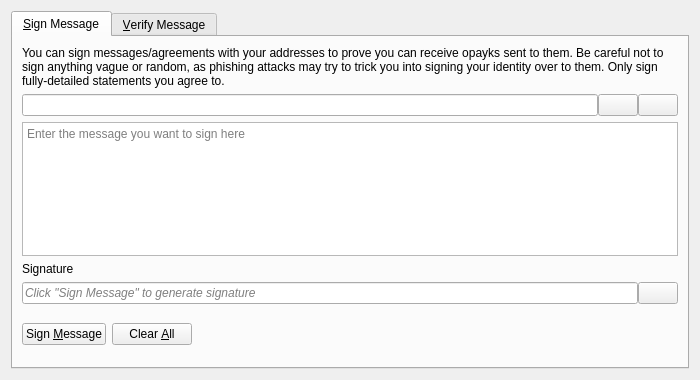
<?xml version="1.0" encoding="UTF-8"?>
<ui version="4.0">
 <class>SignVerifyMessageDialog</class>
 <widget class="QDialog" name="SignVerifyMessageDialog">
  <property name="geometry">
   <rect>
    <x>0</x>
    <y>0</y>
    <width>700</width>
    <height>380</height>
   </rect>
  </property>
  <property name="windowTitle">
   <string>Signatures - Sign / Verify a Message</string>
  </property>
  <property name="modal">
   <bool>true</bool>
  </property>
  <layout class="QVBoxLayout" name="verticalLayout">
   <item>
    <widget class="QTabWidget" name="tabWidget">
     <property name="currentIndex">
      <number>0</number>
     </property>
     <widget class="QWidget" name="tabSignMessage">
      <attribute name="title">
       <string>&amp;Sign Message</string>
      </attribute>
      <layout class="QVBoxLayout" name="verticalLayout_SM">
       <item>
        <widget class="QLabel" name="infoLabel_SM">
         <property name="text">
          <string>You can sign messages/agreements with your addresses to prove you can receive opayks sent to them. Be careful not to sign anything vague or random, as phishing attacks may try to trick you into signing your identity over to them. Only sign fully-detailed statements you agree to.</string>
         </property>
         <property name="textFormat">
          <enum>Qt::PlainText</enum>
         </property>
         <property name="wordWrap">
          <bool>true</bool>
         </property>
        </widget>
       </item>
       <item>
        <layout class="QHBoxLayout" name="horizontalLayout_1_SM">
         <property name="spacing">
          <number>0</number>
         </property>
         <item>
          <widget class="QValidatedLineEdit" name="addressIn_SM">
           <property name="toolTip">
            <string>The OpayK address to sign the message with</string>
           </property>
          </widget>
         </item>
         <item>
          <widget class="QPushButton" name="addressBookButton_SM">
           <property name="toolTip">
            <string>Choose previously used address</string>
           </property>
           <property name="text">
            <string/>
           </property>
           <property name="icon">
            <iconset resource="../bitcoin.qrc">
             <normaloff>:/icons/address-book</normaloff>:/icons/address-book</iconset>
           </property>
           <property name="shortcut">
            <string>Alt+A</string>
           </property>
           <property name="autoDefault">
            <bool>false</bool>
           </property>
          </widget>
         </item>
         <item>
          <widget class="QPushButton" name="pasteButton_SM">
           <property name="toolTip">
            <string>Paste address from clipboard</string>
           </property>
           <property name="text">
            <string/>
           </property>
           <property name="icon">
            <iconset resource="../bitcoin.qrc">
             <normaloff>:/icons/editpaste</normaloff>:/icons/editpaste</iconset>
           </property>
           <property name="shortcut">
            <string>Alt+P</string>
           </property>
           <property name="autoDefault">
            <bool>false</bool>
           </property>
          </widget>
         </item>
        </layout>
       </item>
       <item>
        <widget class="QPlainTextEdit" name="messageIn_SM">
         <property name="toolTip">
          <string>Enter the message you want to sign here</string>
         </property>
         <property name="placeholderText">
          <string>Enter the message you want to sign here</string>
         </property>
        </widget>
       </item>
       <item>
        <widget class="QLabel" name="signatureLabel_SM">
         <property name="text">
          <string>Signature</string>
         </property>
         <property name="textFormat">
          <enum>Qt::PlainText</enum>
         </property>
        </widget>
       </item>
       <item>
        <layout class="QHBoxLayout" name="horizontalLayout_2_SM">
         <property name="spacing">
          <number>0</number>
         </property>
         <item>
          <widget class="QLineEdit" name="signatureOut_SM">
           <property name="placeholderText">
            <string>Click "Sign Message" to generate signature</string>
           </property>
           <property name="font">
            <font>
             <italic>true</italic>
            </font>
           </property>
           <property name="readOnly">
            <bool>true</bool>
           </property>
          </widget>
         </item>
         <item>
          <widget class="QPushButton" name="copySignatureButton_SM">
           <property name="toolTip">
            <string>Copy the current signature to the system clipboard</string>
           </property>
           <property name="text">
            <string/>
           </property>
           <property name="icon">
            <iconset resource="../bitcoin.qrc">
             <normaloff>:/icons/editcopy</normaloff>:/icons/editcopy</iconset>
           </property>
           <property name="autoDefault">
            <bool>false</bool>
           </property>
          </widget>
         </item>
        </layout>
       </item>
       <item>
        <layout class="QHBoxLayout" name="horizontalLayout_3_SM">
         <item>
          <widget class="QPushButton" name="signMessageButton_SM">
           <property name="toolTip">
            <string>Sign the message to prove you own this OpayK address</string>
           </property>
           <property name="text">
            <string>Sign &amp;Message</string>
           </property>
           <property name="icon">
            <iconset resource="../bitcoin.qrc">
             <normaloff>:/icons/edit</normaloff>:/icons/edit</iconset>
           </property>
           <property name="autoDefault">
            <bool>false</bool>
           </property>
          </widget>
         </item>
         <item>
          <widget class="QPushButton" name="clearButton_SM">
           <property name="toolTip">
            <string>Reset all sign message fields</string>
           </property>
           <property name="text">
            <string>Clear &amp;All</string>
           </property>
           <property name="icon">
            <iconset resource="../bitcoin.qrc">
             <normaloff>:/icons/remove</normaloff>:/icons/remove</iconset>
           </property>
           <property name="autoDefault">
            <bool>false</bool>
           </property>
          </widget>
         </item>
         <item>
          <spacer name="horizontalSpacer_1_SM">
           <property name="orientation">
            <enum>Qt::Horizontal</enum>
           </property>
           <property name="sizeHint" stdset="0">
            <size>
             <width>40</width>
             <height>48</height>
            </size>
           </property>
          </spacer>
         </item>
         <item>
          <widget class="QLabel" name="statusLabel_SM">
           <property name="font">
            <font>
             <weight>75</weight>
             <bold>true</bold>
            </font>
           </property>
           <property name="text">
            <string/>
           </property>
           <property name="wordWrap">
            <bool>true</bool>
           </property>
          </widget>
         </item>
         <item>
          <spacer name="horizontalSpacer_2_SM">
           <property name="orientation">
            <enum>Qt::Horizontal</enum>
           </property>
           <property name="sizeHint" stdset="0">
            <size>
             <width>40</width>
             <height>48</height>
            </size>
           </property>
          </spacer>
         </item>
        </layout>
       </item>
      </layout>
     </widget>
     <widget class="QWidget" name="tabVerifyMessage">
      <attribute name="title">
       <string>&amp;Verify Message</string>
      </attribute>
      <layout class="QVBoxLayout" name="verticalLayout_VM">
       <item>
        <widget class="QLabel" name="infoLabel_VM">
         <property name="text">
          <string>Enter the receiver's address, message (ensure you copy line breaks, spaces, tabs, etc. exactly) and signature below to verify the message. Be careful not to read more into the signature than what is in the signed message itself, to avoid being tricked by a man-in-the-middle attack. Note that this only proves the signing party receives with the address, it cannot prove sendership of any transaction!</string>
         </property>
         <property name="textFormat">
          <enum>Qt::PlainText</enum>
         </property>
         <property name="alignment">
          <set>Qt::AlignLeading|Qt::AlignLeft|Qt::AlignTop</set>
         </property>
         <property name="wordWrap">
          <bool>true</bool>
         </property>
        </widget>
       </item>
       <item>
        <layout class="QHBoxLayout" name="horizontalLayout_1_VM">
         <property name="spacing">
          <number>0</number>
         </property>
         <item>
          <widget class="QValidatedLineEdit" name="addressIn_VM">
           <property name="toolTip">
            <string>The OpayK address the message was signed with</string>
           </property>
          </widget>
         </item>
         <item>
          <widget class="QPushButton" name="addressBookButton_VM">
           <property name="toolTip">
            <string>Choose previously used address</string>
           </property>
           <property name="text">
            <string/>
           </property>
           <property name="icon">
            <iconset resource="../bitcoin.qrc">
             <normaloff>:/icons/address-book</normaloff>:/icons/address-book</iconset>
           </property>
           <property name="shortcut">
            <string>Alt+A</string>
           </property>
           <property name="autoDefault">
            <bool>false</bool>
           </property>
          </widget>
         </item>
        </layout>
       </item>
       <item>
        <widget class="QPlainTextEdit" name="messageIn_VM">
          <property name="toolTip">
            <string>The signed message to verify</string>
          </property>
          <property name="placeholderText">
            <string>The signed message to verify</string>
          </property>
        </widget>
       </item>
       <item>
        <widget class="QValidatedLineEdit" name="signatureIn_VM">
          <property name="toolTip">
            <string>The signature given when the message was signed</string>
          </property>
          <property name="placeholderText">
            <string>The signature given when the message was signed</string>
          </property>
        </widget>
       </item>
       <item>
        <layout class="QHBoxLayout" name="horizontalLayout_2_VM">
         <item>
          <widget class="QPushButton" name="verifyMessageButton_VM">
           <property name="toolTip">
            <string>Verify the message to ensure it was signed with the specified OpayK address</string>
           </property>
           <property name="text">
            <string>Verify &amp;Message</string>
           </property>
           <property name="icon">
            <iconset resource="../bitcoin.qrc">
             <normaloff>:/icons/transaction_0</normaloff>:/icons/transaction_0</iconset>
           </property>
           <property name="autoDefault">
            <bool>false</bool>
           </property>
          </widget>
         </item>
         <item>
          <widget class="QPushButton" name="clearButton_VM">
           <property name="toolTip">
            <string>Reset all verify message fields</string>
           </property>
           <property name="text">
            <string>Clear &amp;All</string>
           </property>
           <property name="icon">
            <iconset resource="../bitcoin.qrc">
             <normaloff>:/icons/remove</normaloff>:/icons/remove</iconset>
           </property>
           <property name="autoDefault">
            <bool>false</bool>
           </property>
          </widget>
         </item>
         <item>
          <spacer name="horizontalSpacer_1_VM">
           <property name="orientation">
            <enum>Qt::Horizontal</enum>
           </property>
           <property name="sizeHint" stdset="0">
            <size>
             <width>40</width>
             <height>48</height>
            </size>
           </property>
          </spacer>
         </item>
         <item>
          <widget class="QLabel" name="statusLabel_VM">
           <property name="font">
            <font>
             <weight>75</weight>
             <bold>true</bold>
            </font>
           </property>
           <property name="text">
            <string/>
           </property>
           <property name="wordWrap">
            <bool>true</bool>
           </property>
          </widget>
         </item>
         <item>
          <spacer name="horizontalSpacer_2_VM">
           <property name="orientation">
            <enum>Qt::Horizontal</enum>
           </property>
           <property name="sizeHint" stdset="0">
            <size>
             <width>40</width>
             <height>48</height>
            </size>
           </property>
          </spacer>
         </item>
        </layout>
       </item>
      </layout>
     </widget>
    </widget>
   </item>
  </layout>
 </widget>
 <customwidgets>
  <customwidget>
   <class>QValidatedLineEdit</class>
   <extends>QLineEdit</extends>
   <header>qt/qvalidatedlineedit.h</header>
  </customwidget>
 </customwidgets>
 <resources>
  <include location="../bitcoin.qrc"/>
 </resources>
 <connections/>
</ui>
